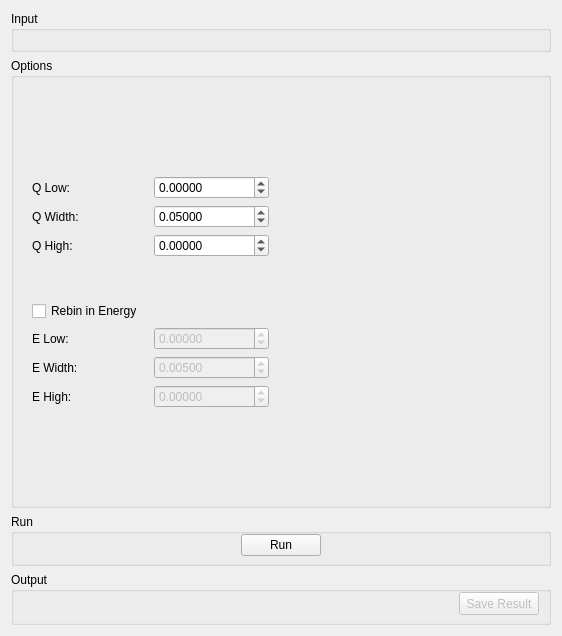
<?xml version="1.0" encoding="UTF-8"?>
<ui version="4.0">
 <class>InelasticDataManipulationSqwTab</class>
 <widget class="QWidget" name="InelasticDataManipulationSqwTab">
  <property name="geometry">
   <rect>
    <x>0</x>
    <y>0</y>
    <width>562</width>
    <height>636</height>
   </rect>
  </property>
  <property name="minimumSize">
   <size>
    <width>500</width>
    <height>0</height>
   </size>
  </property>
  <property name="windowTitle">
   <string>Form</string>
  </property>
  <layout class="QGridLayout" name="gridLayout_3">
   <item row="0" column="0">
    <widget class="QGroupBox" name="gbInput">
     <property name="maximumSize">
      <size>
       <width>16777215</width>
       <height>150</height>
      </size>
     </property>
     <property name="title">
      <string>Input</string>
     </property>
     <layout class="QVBoxLayout" name="verticalLayout_12">
      <item>
       <widget class="MantidQt::MantidWidgets::DataSelector" name="dsInput" native="true">
        <property name="sizePolicy">
         <sizepolicy hsizetype="Minimum" vsizetype="Fixed">
          <horstretch>0</horstretch>
          <verstretch>0</verstretch>
         </sizepolicy>
        </property>
        <property name="autoLoad" stdset="0">
         <bool>true</bool>
        </property>
        <property name="workspaceSuffixes" stdset="0">
         <stringlist>
          <string>_red</string>
         </stringlist>
        </property>
        <property name="fileBrowserSuffixes" stdset="0">
         <stringlist>
          <string>_red.nxs</string>
         </stringlist>
        </property>
        <property name="showLoad" stdset="0">
         <bool>false</bool>
        </property>
       </widget>
      </item>
     </layout>
    </widget>
   </item>
   <item row="1" column="0">
    <widget class="QGroupBox" name="gbOptions">
     <property name="title">
      <string>Options</string>
     </property>
     <layout class="QHBoxLayout" name="horizontalLayout_3">
      <property name="topMargin">
       <number>0</number>
      </property>
      <property name="bottomMargin">
       <number>0</number>
      </property>
      <item>
       <layout class="QGridLayout" name="loOptions" columnstretch="0">
        <property name="spacing">
         <number>6</number>
        </property>
        <item row="5" column="0">
         <widget class="QFrame" name="fEValues">
          <layout class="QGridLayout" name="gridLayout_2">
           <item row="0" column="0" rowspan="2" colspan="2">
            <widget class="QCheckBox" name="ckRebinInEnergy">
             <property name="text">
              <string>Rebin in Energy</string>
             </property>
            </widget>
           </item>
           <item row="3" column="1">
            <widget class="QDoubleSpinBox" name="spEWidth">
             <property name="enabled">
              <bool>false</bool>
             </property>
             <property name="sizePolicy">
              <sizepolicy hsizetype="Preferred" vsizetype="Fixed">
               <horstretch>0</horstretch>
               <verstretch>0</verstretch>
              </sizepolicy>
             </property>
             <property name="maximumSize">
              <size>
               <width>200</width>
               <height>16777215</height>
              </size>
             </property>
             <property name="decimals">
              <number>5</number>
             </property>
             <property name="minimum">
              <double>0.000000000000000</double>
             </property>
             <property name="maximum">
              <double>1000.000000000000000</double>
             </property>
             <property name="singleStep">
              <double>0.010000000000000</double>
             </property>
             <property name="value">
              <double>0.005000000000000</double>
             </property>
            </widget>
           </item>
           <item row="3" column="0">
            <widget class="QLabel" name="lbEWidth">
             <property name="enabled">
              <bool>true</bool>
             </property>
             <property name="sizePolicy">
              <sizepolicy hsizetype="Preferred" vsizetype="Preferred">
               <horstretch>0</horstretch>
               <verstretch>0</verstretch>
              </sizepolicy>
             </property>
             <property name="minimumSize">
              <size>
               <width>43</width>
               <height>0</height>
              </size>
             </property>
             <property name="text">
              <string>E Width:</string>
             </property>
            </widget>
           </item>
           <item row="2" column="1">
            <widget class="QDoubleSpinBox" name="spELow">
             <property name="enabled">
              <bool>false</bool>
             </property>
             <property name="sizePolicy">
              <sizepolicy hsizetype="Preferred" vsizetype="Fixed">
               <horstretch>0</horstretch>
               <verstretch>0</verstretch>
              </sizepolicy>
             </property>
             <property name="maximumSize">
              <size>
               <width>200</width>
               <height>16777215</height>
              </size>
             </property>
             <property name="decimals">
              <number>5</number>
             </property>
             <property name="minimum">
              <double>-1000.000000000000000</double>
             </property>
             <property name="maximum">
              <double>1000.000000000000000</double>
             </property>
             <property name="singleStep">
              <double>0.100000000000000</double>
             </property>
            </widget>
           </item>
           <item row="2" column="0">
            <widget class="QLabel" name="lbELow">
             <property name="enabled">
              <bool>true</bool>
             </property>
             <property name="minimumSize">
              <size>
               <width>43</width>
               <height>0</height>
              </size>
             </property>
             <property name="text">
              <string>E Low:</string>
             </property>
            </widget>
           </item>
           <item row="4" column="0">
            <widget class="QLabel" name="lbEHigh">
             <property name="enabled">
              <bool>true</bool>
             </property>
             <property name="minimumSize">
              <size>
               <width>43</width>
               <height>0</height>
              </size>
             </property>
             <property name="text">
              <string>E High:</string>
             </property>
            </widget>
           </item>
           <item row="4" column="1">
            <widget class="QDoubleSpinBox" name="spEHigh">
             <property name="enabled">
              <bool>false</bool>
             </property>
             <property name="sizePolicy">
              <sizepolicy hsizetype="Preferred" vsizetype="Fixed">
               <horstretch>0</horstretch>
               <verstretch>0</verstretch>
              </sizepolicy>
             </property>
             <property name="maximumSize">
              <size>
               <width>200</width>
               <height>16777215</height>
              </size>
             </property>
             <property name="decimals">
              <number>5</number>
             </property>
             <property name="minimum">
              <double>-1000.000000000000000</double>
             </property>
             <property name="maximum">
              <double>1000.000000000000000</double>
             </property>
             <property name="singleStep">
              <double>0.100000000000000</double>
             </property>
            </widget>
           </item>
          </layout>
         </widget>
        </item>
        <item row="6" column="0">
         <spacer name="verticalSpacer">
          <property name="orientation">
           <enum>Qt::Vertical</enum>
          </property>
          <property name="sizeHint" stdset="0">
           <size>
            <width>20</width>
            <height>40</height>
           </size>
          </property>
         </spacer>
        </item>
        <item row="0" column="0">
         <spacer name="verticalSpacer_3">
          <property name="orientation">
           <enum>Qt::Vertical</enum>
          </property>
          <property name="sizeHint" stdset="0">
           <size>
            <width>20</width>
            <height>40</height>
           </size>
          </property>
         </spacer>
        </item>
        <item row="4" column="0">
         <spacer name="verticalSpacer_2">
          <property name="orientation">
           <enum>Qt::Vertical</enum>
          </property>
          <property name="sizeType">
           <enum>QSizePolicy::Fixed</enum>
          </property>
          <property name="sizeHint" stdset="0">
           <size>
            <width>20</width>
            <height>20</height>
           </size>
          </property>
         </spacer>
        </item>
        <item row="1" column="0">
         <widget class="QFrame" name="fQValues">
          <layout class="QGridLayout" name="gridLayout">
           <item row="1" column="0">
            <widget class="QLabel" name="lbQWidth">
             <property name="minimumSize">
              <size>
               <width>43</width>
               <height>0</height>
              </size>
             </property>
             <property name="text">
              <string>Q Width:</string>
             </property>
            </widget>
           </item>
           <item row="0" column="0">
            <widget class="QLabel" name="lbQLow">
             <property name="minimumSize">
              <size>
               <width>43</width>
               <height>0</height>
              </size>
             </property>
             <property name="text">
              <string>Q Low:</string>
             </property>
            </widget>
           </item>
           <item row="2" column="0">
            <widget class="QLabel" name="lbQHigh">
             <property name="minimumSize">
              <size>
               <width>43</width>
               <height>0</height>
              </size>
             </property>
             <property name="text">
              <string>Q High:</string>
             </property>
            </widget>
           </item>
           <item row="1" column="1">
            <widget class="QDoubleSpinBox" name="spQWidth">
             <property name="sizePolicy">
              <sizepolicy hsizetype="Preferred" vsizetype="Fixed">
               <horstretch>0</horstretch>
               <verstretch>0</verstretch>
              </sizepolicy>
             </property>
             <property name="decimals">
              <number>5</number>
             </property>
             <property name="minimum">
              <double>0.000000000000000</double>
             </property>
             <property name="maximum">
              <double>1000.000000000000000</double>
             </property>
             <property name="singleStep">
              <double>0.100000000000000</double>
             </property>
             <property name="value">
              <double>0.050000000000000</double>
             </property>
            </widget>
           </item>
           <item row="2" column="1">
            <widget class="QDoubleSpinBox" name="spQHigh">
             <property name="sizePolicy">
              <sizepolicy hsizetype="Preferred" vsizetype="Fixed">
               <horstretch>0</horstretch>
               <verstretch>0</verstretch>
              </sizepolicy>
             </property>
             <property name="decimals">
              <number>5</number>
             </property>
             <property name="minimum">
              <double>-1000.000000000000000</double>
             </property>
             <property name="maximum">
              <double>1000.000000000000000</double>
             </property>
             <property name="singleStep">
              <double>0.100000000000000</double>
             </property>
            </widget>
           </item>
           <item row="0" column="1">
            <widget class="QDoubleSpinBox" name="spQLow">
             <property name="sizePolicy">
              <sizepolicy hsizetype="Minimum" vsizetype="Fixed">
               <horstretch>0</horstretch>
               <verstretch>0</verstretch>
              </sizepolicy>
             </property>
             <property name="decimals">
              <number>5</number>
             </property>
             <property name="minimum">
              <double>-1000.000000000000000</double>
             </property>
             <property name="maximum">
              <double>1000.000000000000000</double>
             </property>
             <property name="singleStep">
              <double>0.100000000000000</double>
             </property>
            </widget>
           </item>
          </layout>
         </widget>
        </item>
       </layout>
      </item>
      <item>
       <widget class="MantidQt::MantidWidgets::ContourPreviewPlot" name="rqwPlot2D" native="true"/>
      </item>
     </layout>
    </widget>
   </item>
   <item row="2" column="0">
    <widget class="QGroupBox" name="groupBox">
     <property name="title">
      <string>Run</string>
     </property>
     <layout class="QHBoxLayout" name="horizontalLayout_2">
      <property name="topMargin">
       <number>0</number>
      </property>
      <property name="bottomMargin">
       <number>7</number>
      </property>
      <item>
       <spacer name="horizontalSpacer_2">
        <property name="orientation">
         <enum>Qt::Horizontal</enum>
        </property>
        <property name="sizeHint" stdset="0">
         <size>
          <width>198</width>
          <height>20</height>
         </size>
        </property>
       </spacer>
      </item>
      <item>
       <widget class="QPushButton" name="pbRun">
        <property name="text">
         <string>Run</string>
        </property>
       </widget>
      </item>
      <item>
       <spacer name="horizontalSpacer_3">
        <property name="orientation">
         <enum>Qt::Horizontal</enum>
        </property>
        <property name="sizeHint" stdset="0">
         <size>
          <width>197</width>
          <height>20</height>
         </size>
        </property>
       </spacer>
      </item>
     </layout>
    </widget>
   </item>
   <item row="3" column="0">
    <widget class="QGroupBox" name="sqw_outputOptions">
     <property name="title">
      <string>Output</string>
     </property>
     <layout class="QHBoxLayout" name="horizontalLayout">
      <property name="topMargin">
       <number>0</number>
      </property>
      <property name="bottomMargin">
       <number>7</number>
      </property>
      <item>
       <widget class="MantidQt::CustomInterfaces::OutputPlotOptionsView" name="ipoPlotOptions" native="true"/>
      </item>
      <item>
       <spacer name="horizontalSpacer_1">
        <property name="orientation">
         <enum>Qt::Horizontal</enum>
        </property>
        <property name="sizeHint" stdset="0">
         <size>
          <width>40</width>
          <height>20</height>
         </size>
        </property>
       </spacer>
      </item>
      <item>
       <widget class="QPushButton" name="pbSave">
        <property name="enabled">
         <bool>false</bool>
        </property>
        <property name="minimumSize">
         <size>
          <width>0</width>
          <height>23</height>
         </size>
        </property>
        <property name="text">
         <string>Save Result</string>
        </property>
       </widget>
      </item>
     </layout>
    </widget>
   </item>
  </layout>
 </widget>
 <customwidgets>
  <customwidget>
   <class>MantidQt::MantidWidgets::DataSelector</class>
   <extends>QWidget</extends>
   <header>MantidQtWidgets/Common/DataSelector.h</header>
  </customwidget>
  <customwidget>
   <class>MantidQt::CustomInterfaces::OutputPlotOptionsView</class>
   <extends>QWidget</extends>
   <header>Common/OutputPlotOptionsView.h</header>
   <container>1</container>
  </customwidget>
  <customwidget>
   <class>MantidQt::MantidWidgets::ContourPreviewPlot</class>
   <extends>QWidget</extends>
   <header>MantidQtWidgets/Plotting/ContourPreviewPlot.h</header>
   <container>1</container>
  </customwidget>
 </customwidgets>
 <tabstops>
  <tabstop>pbSave</tabstop>
 </tabstops>
 <resources/>
 <connections>
  <connection>
   <sender>ckRebinInEnergy</sender>
   <signal>toggled(bool)</signal>
   <receiver>spEHigh</receiver>
   <slot>setEnabled(bool)</slot>
   <hints>
    <hint type="sourcelabel">
     <x>394</x>
     <y>89</y>
    </hint>
    <hint type="destinationlabel">
     <x>419</x>
     <y>171</y>
    </hint>
   </hints>
  </connection>
  <connection>
   <sender>ckRebinInEnergy</sender>
   <signal>toggled(bool)</signal>
   <receiver>spEWidth</receiver>
   <slot>setEnabled(bool)</slot>
   <hints>
    <hint type="sourcelabel">
     <x>394</x>
     <y>89</y>
    </hint>
    <hint type="destinationlabel">
     <x>419</x>
     <y>144</y>
    </hint>
   </hints>
  </connection>
  <connection>
   <sender>ckRebinInEnergy</sender>
   <signal>toggled(bool)</signal>
   <receiver>spELow</receiver>
   <slot>setEnabled(bool)</slot>
   <hints>
    <hint type="sourcelabel">
     <x>394</x>
     <y>89</y>
    </hint>
    <hint type="destinationlabel">
     <x>419</x>
     <y>117</y>
    </hint>
   </hints>
  </connection>
 </connections>
</ui>
